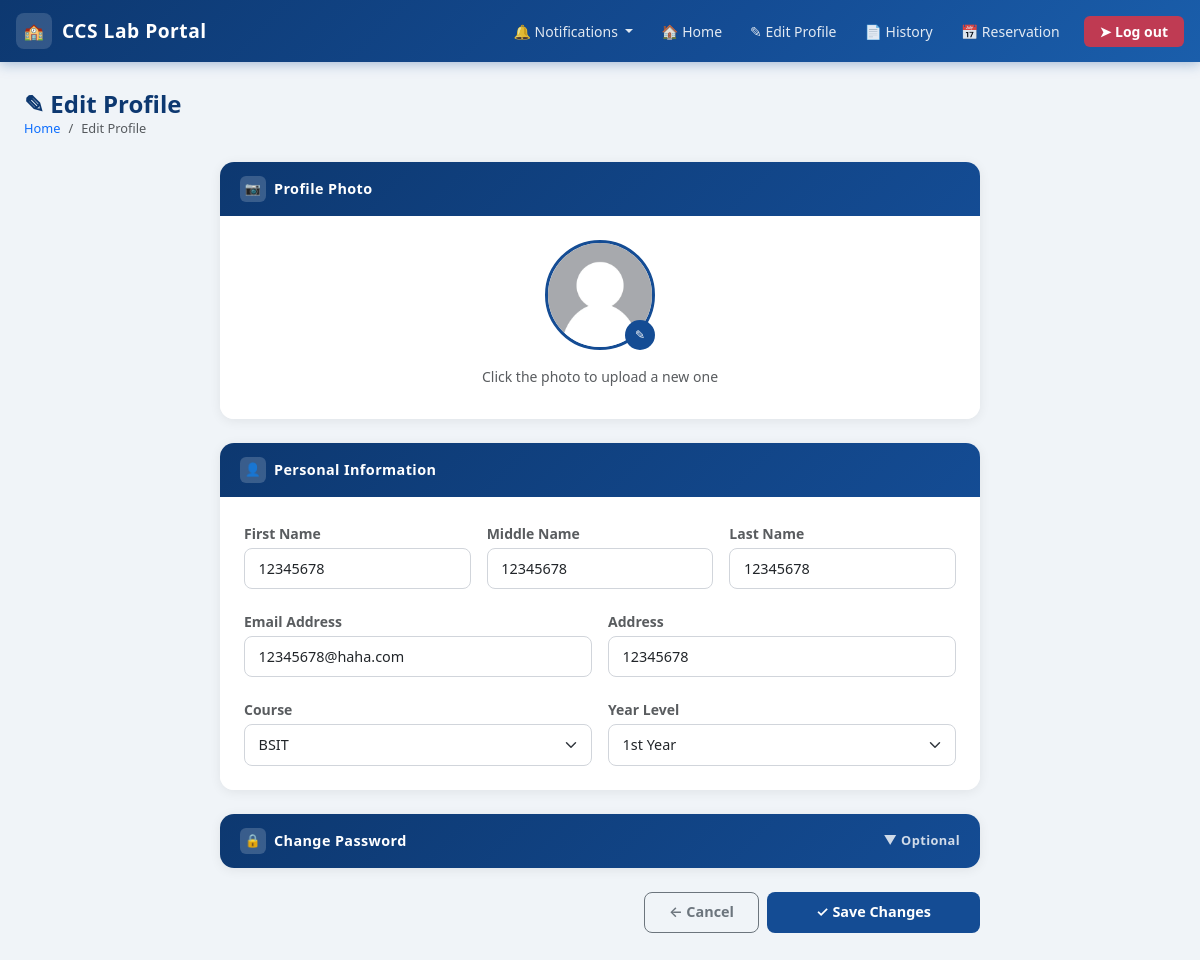
The app's page /editprofile (signed in) with its own data.
### tables this page shows
CREATE TABLE students(
            id INTEGER PRIMARY KEY AUTOINCREMENT,
            id_number TEXT UNIQUE NOT NULL,
            first_name TEXT NOT NULL CHECK(length(first_name) <= 30),
            middle_name TEXT CHECK(length(middle_name) <= 30),
            last_name TEXT NOT NULL CHECK(length(last_name) <= 30),
            course_level INTEGER NOT NULL CHECK(course_level BETWEEN 1 AND 4),
            course TEXT NOT NULL,
            password TEXT NOT NULL,
            email TEXT UNIQUE NOT NULL,
            address TEXT NOT NULL,
            sessions_remaining INTEGER NOT NULL DEFAULT 30 CHECK(sessions_remaining BETWEEN 0 AND 30),
            total_session_used INTEGER NOT NULL DEFAULT 0 CHECK(total_session_used >= 0),
            profile_photo TEXT DEFAULT NULL
            );

### app.py (the view, shortened to what this page needs)
@app.route("/editprofile", methods=["GET", "POST"])
def edit_profile():
    if "user" not in session:
        flash("Please login first!", "warning")
        return redirect(url_for("login"))
    student = view_students(session["user"])  # Fetch current student info
    return render_template(
        "student/editprofile.html",
        first_name=student.get("first_name", ""),
        last_name=student.get("last_name", ""),
        middle_name=student.get("middle_name", ""),
        course_level=student.get("course_level"),
        email=student.get("email", ""),
        course=student.get("course"),
        address=student.get("address", ""),
        profile_photo=student.get("profile_photo") or "default.png"  # ensures template always has a photo
    )

### database.py (called while the page is built)
def get_db():
    if "db" not in g:
        g.db = sqlite3.connect(
            DATABASE,
            detect_types=sqlite3.PARSE_DECLTYPES,
            timeout=30
        )
        g.db.row_factory = sqlite3.Row
        g.db.execute("PRAGMA journal_mode = WAL")
        g.db.execute("PRAGMA foreign_keys = ON")
    return g.db

### db_helper.py (called while the page is built)
def execute(query, params=(), fetchone=False, fetchall=False, commit=False):
    db = get_db()
    if fetchone and fetchall:
        raise ValueError("Cannot Use Fetchone and Fetchall at the same time!")
    cursor = db.execute(query,params)
    try:
        result = None
        if fetchone:
            row = cursor.fetchone()
            result = dict(row) if row else None
        elif fetchall:
            rows = cursor.fetchall()
            result = [dict(r) for r in rows]
        if commit:
            db.commit()
            return cursor.rowcount
        return result
    except Exception:
        db.rollback()
        raise
    finally:
        cursor.close()

### models/student_models.py (called while the page is built)
def view_students(id_number):
    query = "SELECT * FROM students WHERE id_number = ?"
    return execute(query, (id_number,), fetchone=True)

### templates/student/editprofile.html (shortened to what this page needs)
{% extends "student/dashboardbase.html" %}
{% block content %}
<div class="page-header d-flex align-items-center justify-content-between flex-wrap gap-2">
  <div>
    <h4>&#9998; Edit Profile</h4>
    <nav aria-label="breadcrumb">
      <ol class="breadcrumb mb-0">
        <li class="breadcrumb-item"><a href="/dashboard" class="text-decoration-none">Home</a></li>
        <li class="breadcrumb-item active" aria-current="page">Edit Profile</li>
      </ol>
    </nav>
  </div>
</div>
<div class="row g-4 justify-content-center">
  <div class="col-12 col-xl-8">
    <form method="POST" action="{{ url_for('edit_profile') }}" enctype="multipart/form-data" id="editProfileForm">
      <div class="dash-card card mb-4">
        <div class="card-header-custom">
          <div class="header-icon">&#128247;</div>
          Profile Photo
        </div>
        <div class="card-body text-center py-4">
          <div class="position-relative d-inline-block mb-3">
            <img id="photoPreview"
                 class="rounded-circle border border-3"
                 style="width:110px; height:110px; object-fit:cover; border-color:#144c94 !important; cursor:pointer;"
                 src="{% if profile_photo %}{{ url_for('static', filename='uploads/' ~ profile_photo) }}{% else %}{{ url_for('static', filename='uploads/default.png') }}{% endif %}"
                 alt="Profile Photo"
                 title="Click to change photo"
                 onclick="document.getElementById('photoInput').click()">
            <div class="position-absolute bottom-0 end-0 rounded-circle d-flex align-items-center justify-content-center"
                 style="width:30px;height:30px;background:#144c94;color:#fff;font-size:0.75rem;cursor:pointer;"
                 onclick="document.getElementById('photoInput').click()">
              &#9998;
            </div>
          </div>
          <p class="text-muted small mb-2">Click the photo to upload a new one</p>
        </div>
      </div>
      <div class="dash-card card mb-4">
        <div class="card-header-custom">
          <div class="header-icon">&#128100;</div>
          Personal Information
        </div>
        <div class="card-body py-4">
          <div class="row g-3">
            <div class="col-12 col-md-4">
              <label class="form-label small fw-semibold text-muted mb-1">First Name</label>
              <input type="text" class="form-control"
                     name="first_name" placeholder="First Name"
                     maxlength="30" value="{{ first_name|default('') }}" required>
            </div>
            <div class="col-12 col-md-4">
              <label class="form-label small fw-semibold text-muted mb-1">Middle Name</label>
              <input type="text" class="form-control"
                     name="middle_name" placeholder="Middle Name (optional)"
                     maxlength="30" value="{{ middle_name|default('') }}">
            </div>
            <div class="col-12 col-md-4">
              <label class="form-label small fw-semibold text-muted mb-1">Last Name</label>
              <input type="text" class="form-control"
                     name="last_name" placeholder="Last Name"
                     maxlength="30" value="{{ last_name|default('') }}" required>
            </div>
          </div>
          <div class="row g-3 mt-1">
            <div class="col-12 col-md-6">
              <label class="form-label small fw-semibold text-muted mb-1">Email Address</label>
              <input type="email" class="form-control"
                     name="email" placeholder="Email"
                     value="{{ email|default('') }}" required>
            </div>
            <div class="col-12 col-md-6">
              <label class="form-label small fw-semibold text-muted mb-1">Address</label>
              <input type="text" class="form-control"
                     name="address" placeholder="Home address"
                     value="{{ address|default('') }}" required>
            </div>
          </div>
          <div class="row g-3 mt-1">
            <div class="col-12 col-md-6">
              <label class="form-label small fw-semibold text-muted mb-1">Course</label>
              <select class="form-select" name="course" required>
                <option value="BSIT" {% if course == "BSIT" %}selected{% endif %}>BSIT</option>
              </select>
            </div>
            <div class="col-12 col-md-6">
              <label class="form-label small fw-semibold text-muted mb-1">Year Level</label>
              <select class="form-select" name="course_level" required>
                <option value="1" {% if course_level == 1 %}selected{% endif %}>1st Year</option>
              </select>
            </div>
          </div>
        </div>
      </div>
      <div class="dash-card card mb-4">
        <div class="card-header-custom" id="passwordToggle" style="cursor:pointer;"
             onclick="togglePasswordSection()">
          <div class="header-icon">&#128274;</div>
          Change Password
          <span class="ms-auto" id="passwordToggleIcon" style="font-size:0.8rem; opacity:0.8;">&#9660; Optional</span>
        </div>
      </div>
      <div class="d-flex gap-2 justify-content-end">
        <a href="{{ url_for('dashboard') }}"
           class="btn btn-outline-secondary rounded-3 px-4">
          &#8592; Cancel
        </a>
        <button type="submit" class="btn rounded-3 px-5 fw-semibold"
                style="background:#144c94; color:#fff;">
          &#10003; Save Changes
        </button>
      </div>
    </form>
  </div>
</div>
{% endblock %}

### static/css/style.css (style rules this page uses)
body { background-color: #f0f4ff; font-family: 'Inter', sans-serif; min-height: 100vh; }
.form-label { font-weight: 500; font-size: 0.875rem; color: #374151; margin-bottom: 0.35rem; }
.form-control, .form-select { border-radius: 8px; border-color: #d1d5db; font-size: 0.9rem; padding: 0.55rem 0.85rem; transition: border-color 0.2s, box-shadow 0.2s; }
.btn { border-radius: 8px; font-weight: 600; padding: 0.55rem 1.4rem; font-size: 0.9rem; }

### templates/student/dashboardbase.html (style rules this page uses)
:root { --uc-blue: #144c94; --uc-blue-dark: #0d3870; --uc-blue-light: #1a5eab; --sidebar-width: 260px; }
body { background-color: #f0f4f8; font-family: 'Segoe UI', system-ui, -apple-system, sans-serif; min-height: 100vh; }
.page-header { margin-bottom: 1.5rem; }
.page-header h4 { color: var(--uc-blue-dark); font-weight: 700; margin: 0; }
.page-header .breadcrumb { font-size: 0.8rem; margin: 0; }
.dash-card { border: none; border-radius: 14px; box-shadow: 0 2px 12px rgba(0,0,0,0.07); overflow: hidden; height: 100%; }
.dash-card .card-header-custom { background: linear-gradient(135deg, var(--uc-blue-dark), var(--uc-blue)); color: #fff; padding: 14px 20px; font-weight: 700; font-size: 0.9rem; letter-spacing: 0.4px; display: flex; align-items: center; gap: 8px; }
.dash-card .card-header-custom .header-icon { width: 26px; height: 26px; background: rgba(255,255,255,0.18); border-radius: 6px; display: flex; align-items: center; justify-content: center; font-size: 0.8rem; }
.dash-card .card-body { padding: 1.25rem 1.5rem; background: #fff; }

### records on screen
students: first_name "12345678", middle_name "12345678", last_name "12345678", email "12345678@haha.com", address "12345678", course "BSIT"
